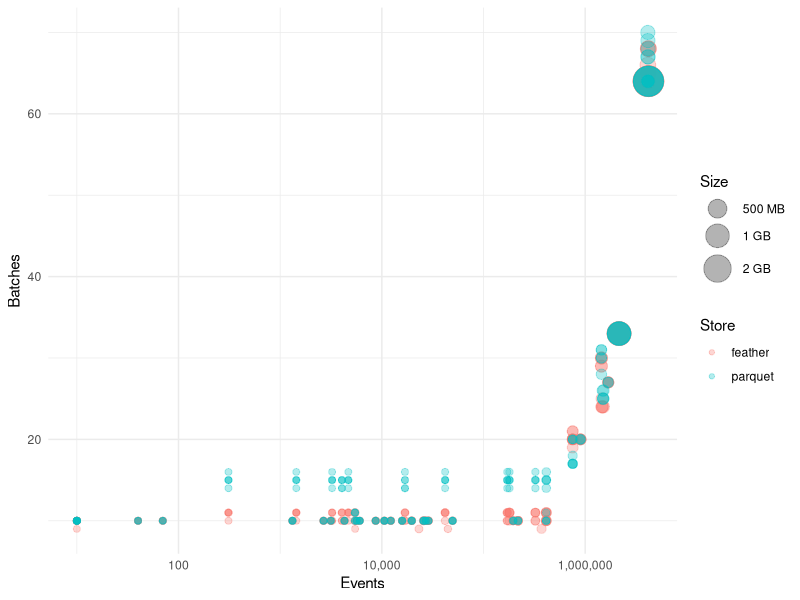
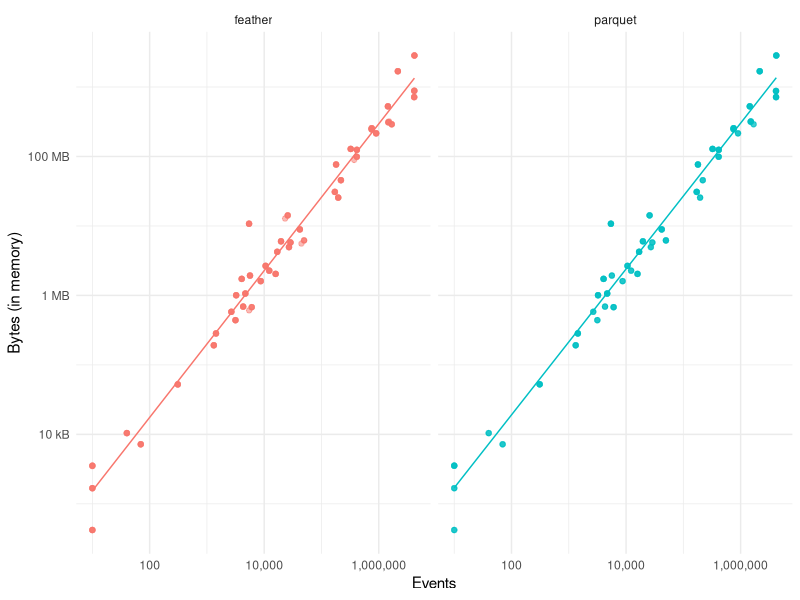
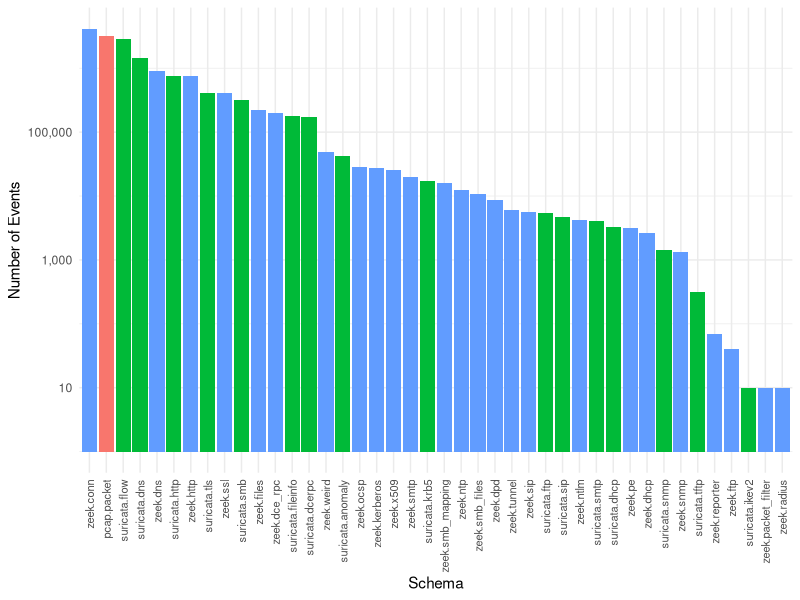
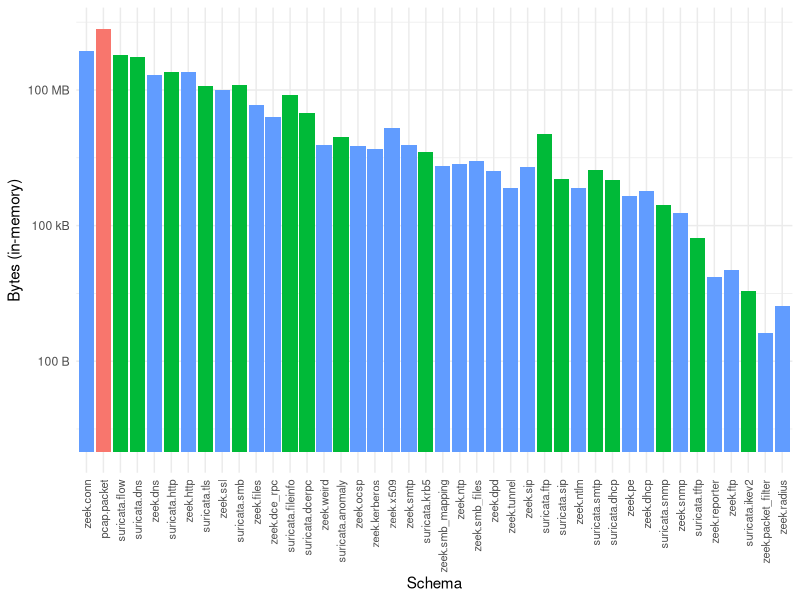
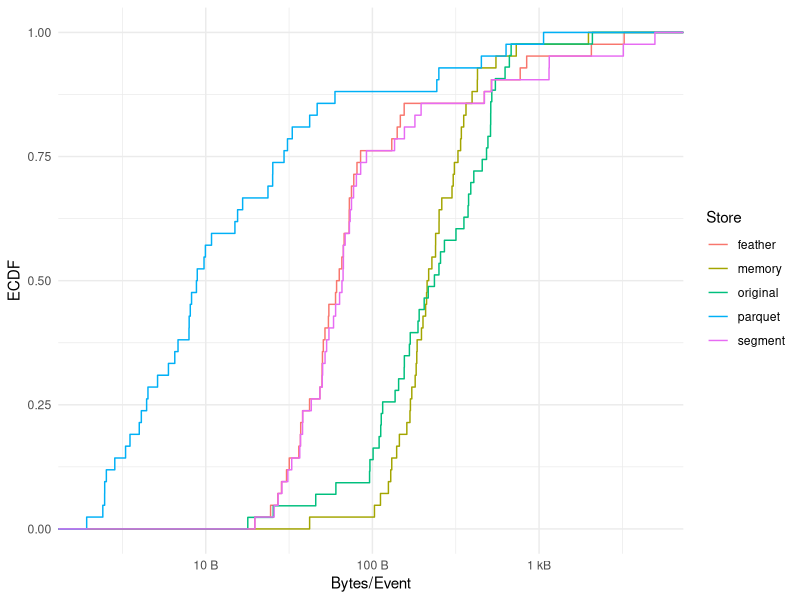
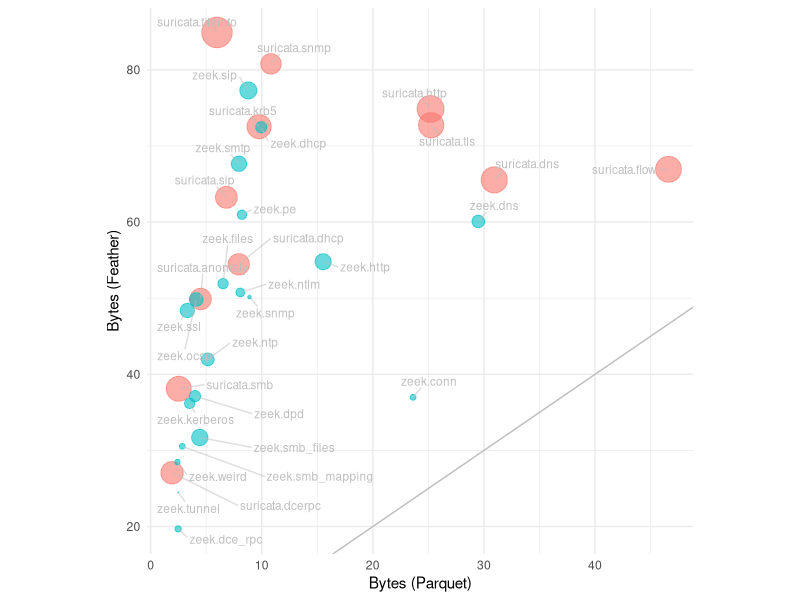
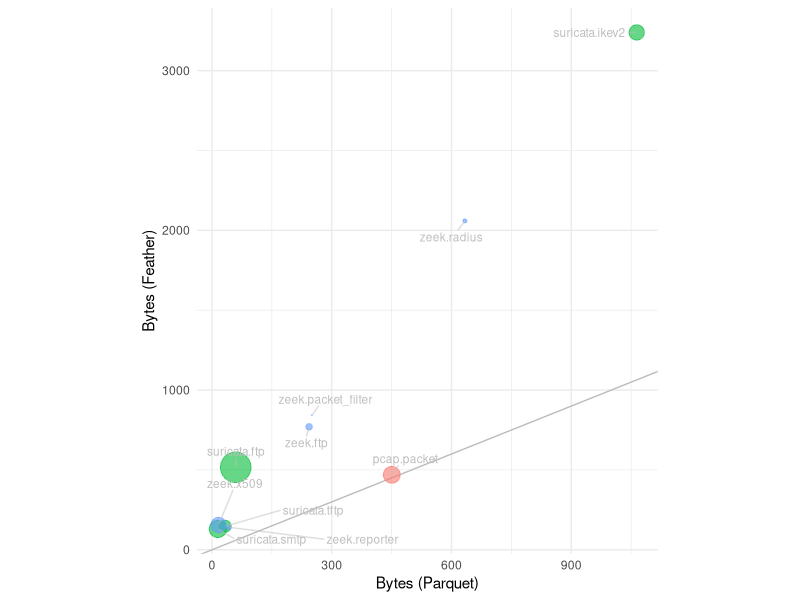
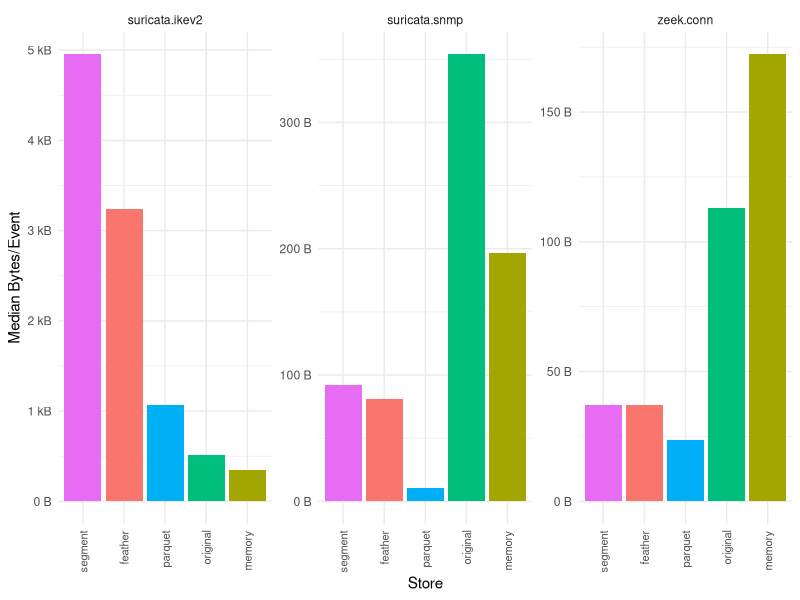

These charts were generated, in order, by the following R code:
## ---- chunk 1
#| code-fold: true
#| label: prepare-data
library(dplyr)
library(ggplot2)
library(lubridate)
library(scales)
library(tidyr)

theme_set(theme_minimal())

data <- read.csv("data.csv") |>
  mutate(duration = dnanoseconds(as.numeric(gsub("ns", "", duration))))

sizes <- read.csv("sizes.csv") |>
  mutate(store_type = "original")

# Normalize store sizes by number of events/store.
normalized <- data |>
  mutate(duration_normalized = duration / num_events,
         bytes_memory_normalized = bytes_memory / num_events,
         bytes_storage_normalized = bytes_in_storage / num_events,
         bytes_ratio = bytes_in_storage / bytes_memory)

# Compute average over measurements.
aggregated <- normalized |>
  group_by(store_type, schema) |>
  summarize(duration = mean(duration_normalized),
            memory = mean(bytes_memory_normalized),
            storage = mean(bytes_storage_normalized))

# Treat in-memory measuremts as just another storage type.
memory <- aggregated |>
  filter(store_type == "feather") |>
  mutate(store_type = "memory") |>
  select(-storage) |>
  rename(bytes = memory)

# Unite with rest of data.
unified <- aggregated |>
  select(-memory) |>
  rename(bytes = storage) |>
  bind_rows(memory, sizes)
## ---- chunk 2
#| code-fold: true
#| label: events
no_segment <- data |>
  filter(store_type != "segment")

no_segment |>
  ggplot(aes(x = num_events, y = num_slices, size = bytes_in_storage, color = store_type)) +
    geom_point(alpha = 0.3) +
    scale_size(range = c(2, 10), labels = scales::label_bytes(units = "auto_si")) +
    scale_x_log10(labels = scales::label_comma()) +
    labs(color = "Store", size = "Size", x = "Events", y = "Batches")
## ---- chunk 3
#| echo: false
top <- no_segment |> arrange(num_events) |> tail(1)
bot <- no_segment |> arrange(num_events) |> head(1)
## ---- chunk 4
#| code-fold: true
#| label: log-log-event-memory
no_segment |>
  ggplot(aes(x = num_events, y = bytes_memory, color = store_type)) +
    geom_smooth(method = "lm", se = FALSE, size = 0.5) +
    geom_point(alpha = 0.5) +
    guides(color = "none") +
    scale_y_log10(labels = scales::label_bytes(units = "auto_si")) +
    scale_x_log10(labels = scales::label_comma()) +
    labs(color = "Store", x = "Events", y = "Bytes (in memory)") +
    facet_grid(~ store_type)
## ---- chunk 5
#| label: schemas
#| echo: false
unique(data$schema)
## ---- chunk 6
#| code-fold: true
#| label: number-of-events-by-schema
schemas <- normalized |>
  filter(store_type == "feather") |>
  group_by(schema) |>
  summarize(n = median(num_events),
            bytes_memory = median(bytes_memory))

schemas |>
  separate(schema, c("module", "type"), remove = FALSE) |>
  ggplot(aes(x = reorder(schema, -n), y = n, fill = module)) +
    geom_bar(stat = "identity") +
    guides(fill = "none") +
    scale_y_log10(labels = scales::label_comma()) +
    labs(x = "Schema", y = "Number of Events", color = "Module") +
    theme(axis.text.x = element_text(angle = 90, size = 8, vjust = 0.5, hjust = 1))
## ---- chunk 7
#| code-fold: true
#| label: event-size-by-schema
schemas |>
  separate(schema, c("module", "type"), remove = FALSE) |>
  ggplot(aes(x = reorder(schema, -n), y = bytes_memory, fill = module)) +
    geom_bar(stat = "identity") +
    guides(fill = "none") +
    scale_y_log10(labels = scales::label_bytes(units = "auto_si")) +
    labs(x = "Schema", y = "Bytes (in-memory)", color = "Module") +
    theme(axis.text.x = element_text(angle = 90, size = 8, vjust = 0.5, hjust = 1))
## ---- chunk 8
#| code-fold: true
#| label: plot-schema-distribution
unified |>
  ggplot(aes(x = bytes, color = store_type)) +
  geom_step(stat = "ecdf") +
  scale_x_log10(labels = scales::label_bytes(units = "auto_si")) +
  labs(x = "Bytes/Event", y = "ECDF", color = "Store")
## ---- chunk 9
#| echo: false
library(knitr)

medians <- unified |>
  group_by(store_type) |>
  summarize(median = median(bytes)) |>
  arrange(median)

median_parquet <- medians |> filter(store_type == "parquet") |> pull(median)
median_feather <- medians |> filter(store_type == "feather") |> pull(median)
median_original <- medians |> filter(store_type == "original") |> pull(median)

medians |> kable()
## ---- chunk 10
#| code-fold: true
#| label: plot-parquet-vs-feather-size-lt100
library(ggrepel)

parquet_vs_feather <- unified |>
  filter(store_type != "segment") |>
  pivot_wider(names_from = store_type, values_from = bytes, id_cols = schema)

plot_parquet_vs_feather = function(data) {
  data |>
    separate(schema, c("module", "type"), remove = FALSE) |>
    ggplot(aes(x = parquet, y = feather, color = module, size = original)) +
      geom_abline(intercept = 0, slope = 1, color = "grey") +
      geom_point(alpha = 0.6) +
      geom_text_repel(aes(label = schema),
                color = "grey",
                size = 3, # font size
                box.padding = 0.5,
                min.segment.length = 0, # draw all line segments
                max.overlaps = Inf,
                segment.color = "grey",
                segment.alpha = 0.5) +
      scale_size(range = c(0, 10)) +
      guides(color = "none", size = "none") +
      labs(size = "Original size", x = "Bytes (Parquet)", y = "Bytes (Feather)")
}

parquet_vs_feather |>
  filter(feather < 100) |>
  plot_parquet_vs_feather() +
    theme(aspect.ratio = 1)
## ---- chunk 11
#| code-fold: true
#| label: plot-parquet-vs-feather-size-ge100
parquet_vs_feather |>
  filter(feather >= 100) |>
  plot_parquet_vs_feather() +
    coord_fixed(ratio = 2/5)
## ---- chunk 12
#| code-fold: true
#| label: plot-zeek-suricata
zeek_conn <- unified |>
  filter(store_type %in% c("parquet", "feather") & schema == "zeek.conn") |>
  pull(bytes)

suricata_snmp <- unified |>
  filter(store_type %in% c("parquet", "feather") & schema == "suricata.snmp") |>
  pull(bytes)

suricata_ikev2 <- unified |>
  filter(store_type %in% c("parquet", "feather") & schema == "suricata.ikev2") |>
  pull(bytes)

unified |>
  filter(schema %in% c("zeek.conn", "suricata.snmp", "suricata.ikev2")) |>
  ggplot(aes(x = reorder(store_type, -bytes), y = bytes, fill = store_type)) +
    geom_bar(stat = "identity") +
    guides(fill = "none") +
    labs(x = "Store", y = "Median Bytes/Event") +
    scale_y_continuous(labels = scales::label_bytes(units = "auto_si")) +
    theme(axis.text.x = element_text(angle = 90, size = 8, vjust = 0.5, hjust = 1)) +
    facet_wrap(~ schema, scales = "free")
## ---- chunk 13
#| code-fold: true
#| label: plot-parquet-divided-by-feather
library(tibble)

perc <- parquet_vs_feather |>
  transmute(schema,
            perc = scales::label_percent(accuracy = 1)(parquet / feather)) |>
  column_to_rownames("schema")

parquet_vs_feather |>
  ggplot(aes(x = reorder(schema, -parquet / feather),
             y = parquet / feather,
             fill = memory)) +
    geom_bar(stat = "identity") +
    labs(x = "Schema", y = "Parquet / Feather (%)", fill = "Bytes\nin Memory") +
    scale_y_continuous(labels = scales::label_percent()) +
    theme(axis.text.x = element_text(angle = 90, size = 8, vjust = 0.5, hjust = 1))
## ---- chunk 14
#| code-fold: true
#| label: compute-bytes-per-event
#aggregated |>
#  ggplot(aes(x = reorder(schema, -bytes), y = bytes, fill = store_type)) +
#    geom_bar(stat = "identity", position = "dodge") +
#    expand_limits(y = 1) +
#    xlab("Schema") +
#    ylab("Bytes") +
#    scale_y_continuous(labels = scales::label_bytes(units = "auto_si")) +
#    theme(axis.text.x = element_text(angle = 90, size = 8, vjust = 0.5, hjust = 1))
## ---- chunk 15
#| code-fold: true
#| label: plot-parquet-vs-feather-duration
aggregated |>
  filter(store_type != "segment") |>
  mutate(duration = dseconds(duration)) |>
  pivot_wider(names_from = store_type, values_from = duration, id_cols = schema) |>
  separate(schema, c("module", "type"), remove = FALSE) |>
  ggplot(aes(x = parquet, y = feather, color = module)) +
    geom_abline(intercept = 0, slope = 1, color = "grey") +
    geom_point(size = 4, alpha = 0.6) +
    geom_text_repel(aes(label = schema),
              color = "grey",
              size = 2, # font size
              box.padding = 0.3,
              min.segment.length = 0, # draw all line segments
              max.overlaps = Inf,
              segment.color = "grey",
              segment.alpha = 0.5) +
    scale_size(range = c(0, 10)) +
    scale_x_continuous(limits = c(0, dmicroseconds(50)),
                       labels = scales::label_number(scale = 1e6, suffix = "us")) +
    scale_y_continuous(limits = c(0, dmicroseconds(50)),
                       labels = scales::label_number(scale = 1e6, suffix = "us")) +
    guides(color = "none") +
    labs(x = "Duration (Parquet)", y = "Duration (Feather)")
